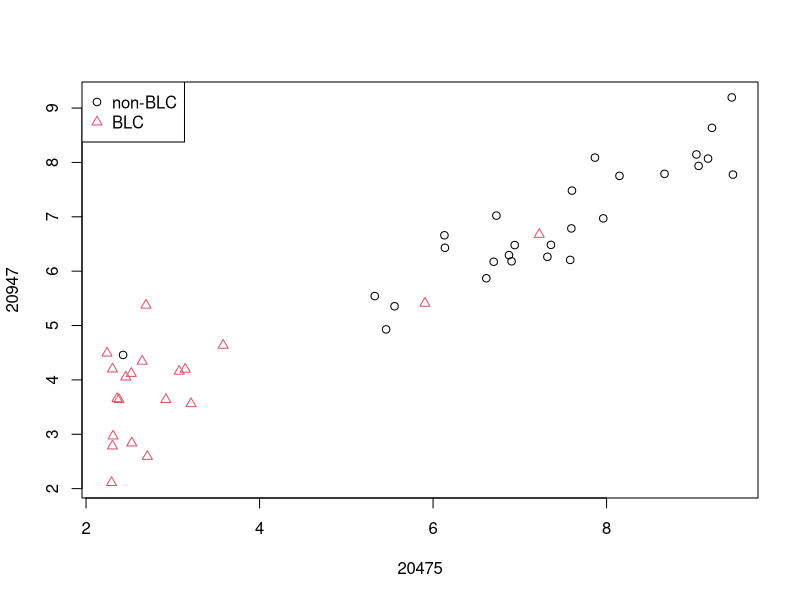
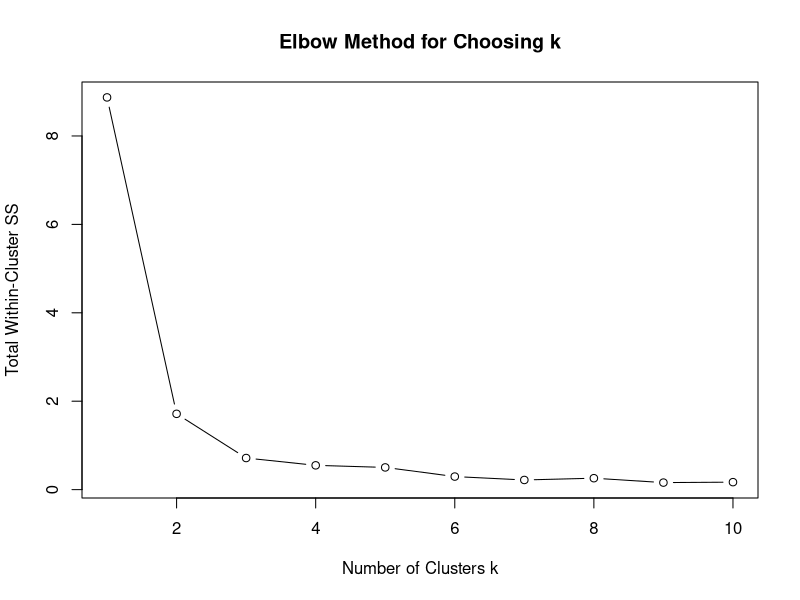
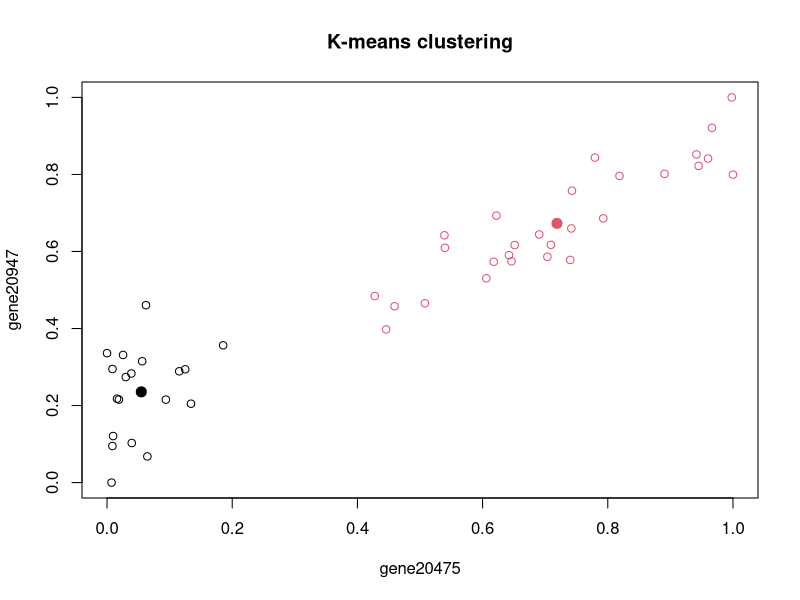
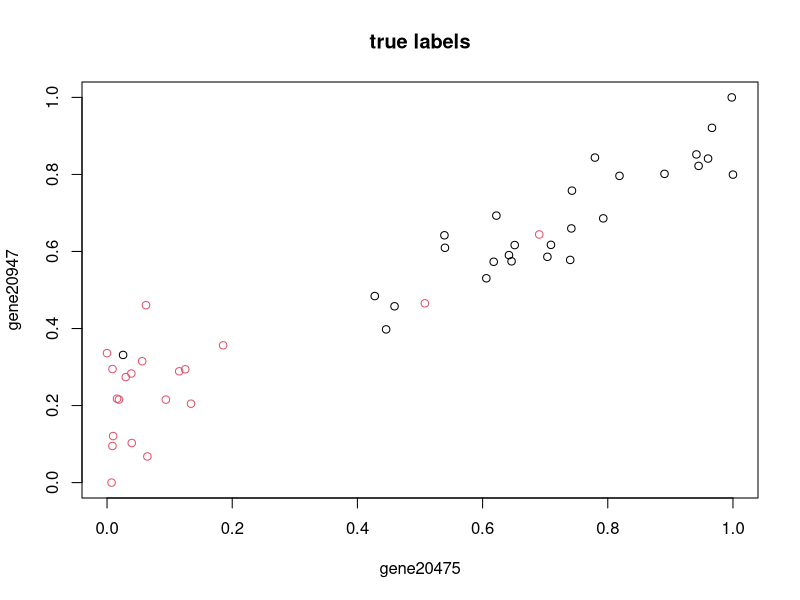
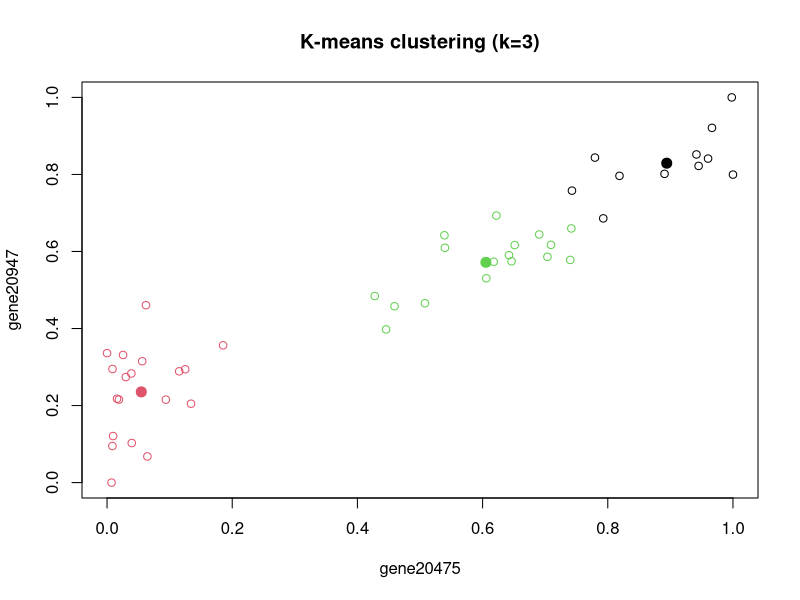
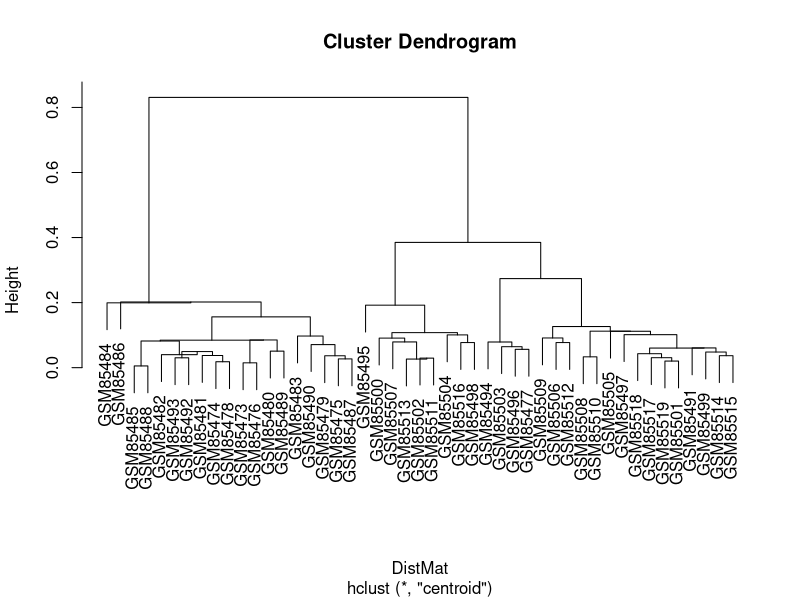
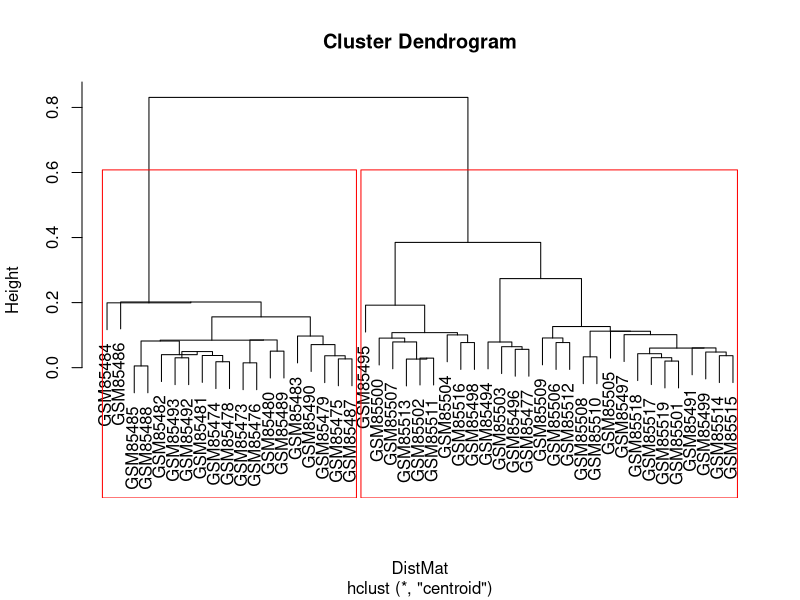
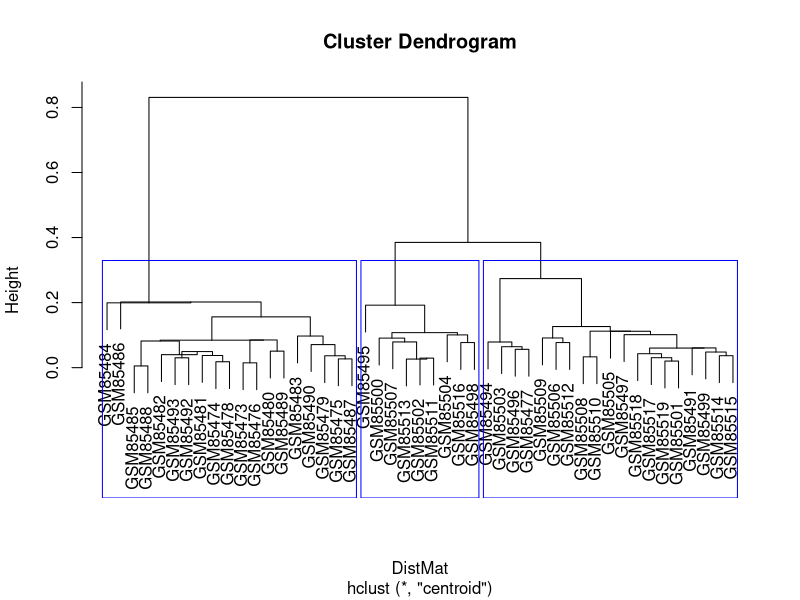

These charts were generated, in order, by the following R code:
#############################################################################
#
# The following code is for clustering for two types of breast cancers using
# microarray data set. The "BLClabels" provides the patient information:
# 1 for the normal and non-BLC patients and 2 for BLC patients.
#
# Please email me at pszhong@uic.edu if you have any question
#
#################### Read Data into R from local file #######################

setwd("~/Desktop/stat385/lab13/")

chromoX<-read.table(file="ChromoXmicroarray.txt",header=TRUE)
BLClabels<-c(rep(1,27),rep(2,20))

############################################################################
#
# Q1. Perform t-test to select the most relevant genes for classification
#
############################################################################

ttests<-function(x,group)
{
  x<-as.numeric(x)
  pvalue<-t.test(x ~ group)$p.value;
  return(pvalue)
}
pvalues<-apply(chromoX[,c(3:49)],1,ttests,group=BLClabels)
smallpvals<-order(pvalues)[1:2]
features2<-chromoX[smallpvals,c(3:49)]

plot(t(features2),col=BLClabels,pch=BLClabels)
legend("topleft",c("non-BLC","BLC"),col=c(1,2),pch=c(1,2))

############################################################################
#
# Perform normalization on two feature variables
#
############################################################################


normalization<-function(x)
{
  norms<-(x-min(x))/(max(x)-min(x))
  return(norms)
}
microdata2<-apply(features2,1,normalization)
microdata2<-data.frame(gene20475=microdata2[,1],gene20947=microdata2[,2])



############################################################################
#
# Q2. Elbow method: find total within-cluster sum of squares for k = 1 to 10
#
############################################################################

kmeans.winss <- rep(0, 10)
kval <- 1:10

for (k in kval) {
  kmeans.cluster.k <- kmeans(microdata2, k)
  kmeans.winss[k] <- kmeans.cluster.k$tot.withinss
}

# Now plot it
plot(kval, kmeans.winss, type = "b", xlab = "Number of Clusters k", ylab = "Total Within-Cluster SS",
     main = "Elbow Method for Choosing k")

# The elbow point is at 2 clusters. We should use k = 2


############################################################################
#
# Q3. K-means clustering with k=2
#
############################################################################


kmeans.cluster2<-kmeans(microdata2,2)
plot(microdata2, col=kmeans.cluster2$cluster, main="K-means clustering")
points(kmeans.cluster2$centers,cex=2,pch=20, col=c(1:2))
plot(microdata2, col=BLClabels, main="true labels")

kmeans_vs_true <- table(kmeans.cluster2$cluster, BLClabels)
kmeans_vs_true
#   BLClabels
#    1  2
# 1  1 18
# 2 26  2

# The k-means clustering with k=2 performs fine, but the groups are switched. Cluster 1 contains mostly BLC patients,
# while Cluster 2 contains mostly non-BLC patients.

############################################################################
#
# Additional: K-means clustering with k=3 and evaluate performance
#
############################################################################

kmeans.cluster3<-kmeans(microdata2,3)
plot(microdata2, col=kmeans.cluster3$cluster, main="K-means clustering (k=3)")
points(kmeans.cluster3$centers,cex=2,pch=20, col=c(1:3))

# Evaluate K-means clustering performance with k=3
kmeans3_vs_true <- table(kmeans.cluster3$cluster, BLClabels)
kmeans3_vs_true
#   BLClabels
#    1  2
# 1 11  0
# 2 15  2
# 3  1 18

# Looks a arguably better if we use an elbow of 3.

############################################################################
#
# Q4. Hierarchical clustering using manhattan distance and centroid-linkage merging
#
############################################################################


par(mfrow=c(1,1))

DistMat<-dist(microdata2,method="manhattan")

hclustCen<-hclust(DistMat,method="centroid")

plot(hclustCen)

cuttree2<-cutree(hclustCen,k=2)
plot(hclustCen)
rect.hclust(hclustCen,k=2,border="red")

hierarchical_vs_true <- table(cuttree2, BLClabels)
hierarchical_vs_true
#         BLClabels
# cuttree2  1  2
#         1 26  2
#         2  1 18

# The hierarchical clustering using Manhattan distance and centroid linkage performs well. Cluster 1
# groups mostly non-BLC patients, and Cluster 2 groups mostly BLC patients, with very little misclassification
# compared to k-means. This method works better for our data.

############################################################################
#
# Additional: Hierarchical clustering with k=3 and evaluate performance
#
############################################################################

cuttree3 <- cutree(hclustCen, k=3)
plot(hclustCen)
rect.hclust(hclustCen, k=3, border="blue")

# Evaluate Hierarchical clustering performance with k=3
hierarchical3_vs_true <- table(cuttree3, BLClabels)
hierarchical3_vs_true
# BLClabels
# cuttree3  1  2
# 1  9  0
# 2 17  2
# 3  1 18

# Pretty much the same accuracy as k = 2.

############################################################################
#
# Hierarchical clustering versus K-means clustering
#
############################################################################


plot(microdata2, col=kmeans.cluster2$cluster, main="K-means clustering (K=2)")
points(kmeans.cluster2$centers,cex=2,pch=20, col=c(1:2))
plot(microdata2, col=cuttree2, main="Hierarchical clustering (K=2)")

# good looks :D



